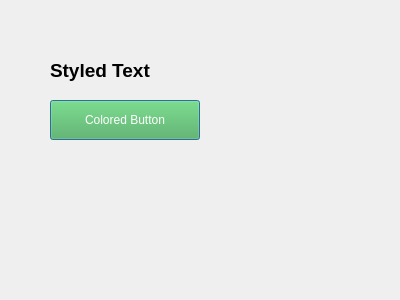
<?xml version='1.0' encoding='utf-8'?>
<ui version="4.0">
  <!-- Generated for PYSIDE6 -->
  <class>FontTest</class>
  <widget class="QDialog" name="FontTest">
    <property name="geometry">
      <rect>
        <x>0</x>
        <y>0</y>
        <width>400</width>
        <height>300</height>
      </rect>
    </property>
    <property name="windowTitle">
      <string>FontTest</string>
    </property>
    <widget class="QLabel" name="styledLabel">
      <property name="text">
        <string>Styled Text</string>
      </property>
      <property name="font">
        <font>
          <family>Arial</family>
          <pointsize>14</pointsize>
          <italic>false</italic>
          <bold>true</bold>
        </font>
      </property>
      <property name="geometry">
        <rect>
          <x>50</x>
          <y>50</y>
          <width>300</width>
          <height>40</height>
        </rect>
      </property>
    </widget>
    <widget class="QPushButton" name="coloredButton">
      <property name="text">
        <string>Colored Button</string>
      </property>
      <property name="geometry">
        <rect>
          <x>50</x>
          <y>100</y>
          <width>150</width>
          <height>40</height>
        </rect>
      </property>
      <property name="styleSheet">
        <string>QPushButton { background-color: #4CAF50; color: white; }</string>
      </property>
    </widget>
  </widget>
</ui>
